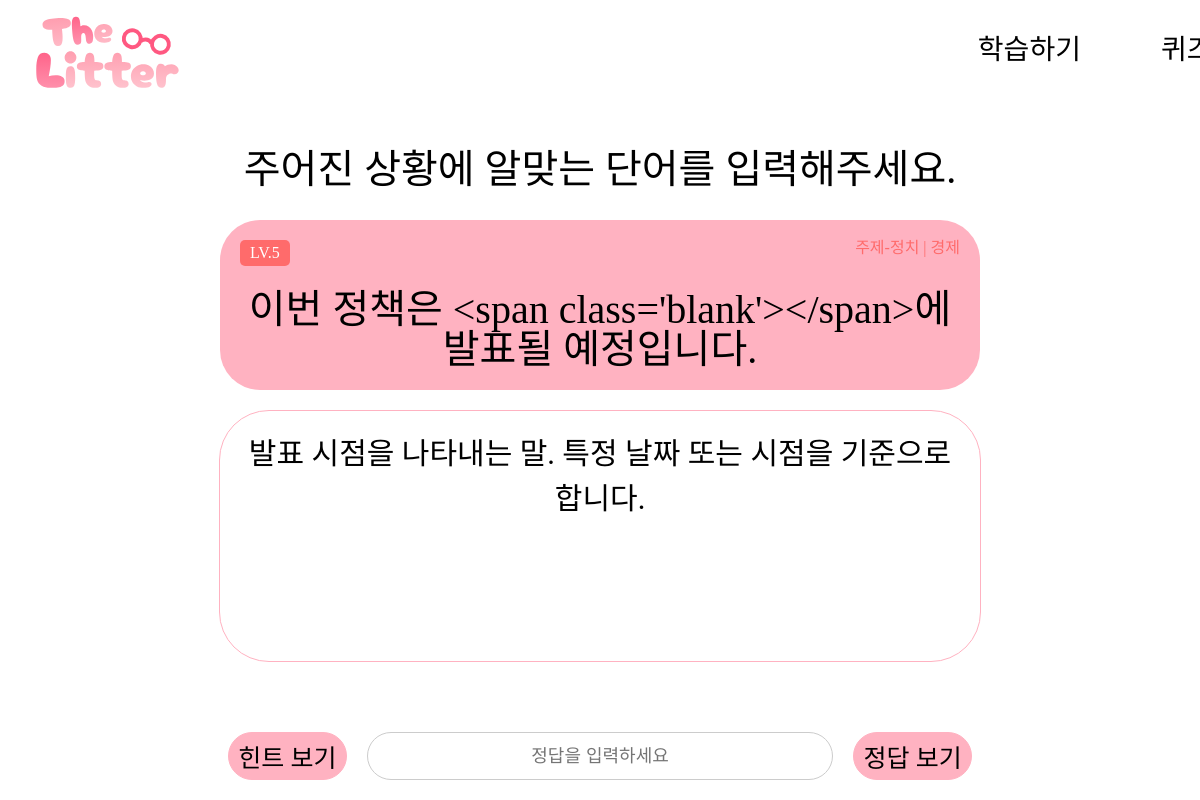
The app's page /quiz/1 with its own data.
### api/models.py (models this page shows)
class Quiz(Base):
    __tablename__ = 'quizzes'
    id = Column(Integer, primary_key=True, index=True)
    level = Column(Integer, index=True)
    subject = Column(String, index=True)
    sentence = Column(Text, index=True)
    explanation = Column(Text, index=True)
    answer = Column(String, index=True)
    hint = Column(String, index=True)
    answer_explanation = Column(Text, index=True)

### main.py (the view)
@app.get("/quiz/{quiz_id}", response_class=HTMLResponse)
async def quiz(request: Request, quiz_id: int, db: Session = Depends(get_db)):
    quiz_data = db.query(Quiz).filter(Quiz.id == quiz_id).first()
    if not quiz_data:
        return HTMLResponse(content="Quiz not found", status_code=404)
    user = None
    try:
        user = get_current_user_from_token(request, db)
    except HTTPException as e:
        if e.status_code == status.HTTP_401_UNAUTHORIZED:
            user = None
    print(quiz_data, quiz_data.id)
    return templates.TemplateResponse("quiz.html", {"request": request, "quiz": quiz_data, "user": user})

### templates/quiz.html (shortened to what this page needs)
<!DOCTYPE html>
<html lang="en">
<head>
    <link rel="stylesheet" href="{{ url_for('static', path='css/reset.css') }}" />
    <link rel="stylesheet" href="{{ url_for('static', path='css/quiz.css') }}" />
</head>
<body>
    {% include "header.html" %}
    <div class="container">
        <main>
            <div class="header_question">
                주어진 상황에 알맞는 단어를 입력해주세요.
            </div>
            <div class="quiz-section">
                <div class="level">LV.{{ quiz.level }}</div>
                <div class="quiz-question">{{ quiz.sentence }}</div>
                <div class="topic">주제-{{ quiz.subject }}</div>
            </div>
            <div class="text_box">{{ quiz.explanation | safe }}<br /></div>
            <div class="answer-container">
                <button class="hint-button" id="hintBtn">힌트 보기</button>
                <input type="text" class="answer-box" id="answerBox" placeholder="정답을 입력하세요" />
                <button class="answer-button" id="answerBtn">정답 보기</button>
            </div>
        </main>
    </div>
</body>
</html>

### static/css/quiz.css (style rules this page uses)
body, html { margin: 0; padding: 0; width: 100%; height: 100%; font-family: Arial, sans-serif; box-sizing: border-box; overflow: hidden; }
.container { width: 100%; height: 100%; display: flex; flex-direction: column; justify-content: flex-start; align-items: center; background-color: #fff; }
main { flex-grow: 1; padding: 20px; text-align: center; display: flex; flex-direction: column; justify-content: flex-start; align-items: center; width: 100%; margin-top: 100px; }
.header_question { font-size: 40px; margin-top: 30px; font-family: "Pretendard-SemiBold"; }
.quiz-section { display: flex; flex-direction: column; align-items: center; background-color: #ffb2c1; padding: 20px; border-radius: 40px; margin-top: 30px; margin-bottom: 20px; position: relative; width: 60%; height: 20%; }
.level { position: absolute; top: 20px; left: 20px; background-color: #ff6b6b; color: #fff; padding: 5px 10px; border-radius: 5px; font-family: "Pretendard-Medium"; }
.quiz-question { font-size: 40px; margin-top: 7%; font-family: "Pretendard-Medium"; }
.topic { position: absolute; top: 20px; right: 20px; color: #ff6b6b; font-family: "Pretendard-Medium"; }
.text_box { background-color: #fff; padding: 20px; border-radius: 50px; margin-bottom: 20px; font-size: 18px; line-height: 1.5; width: 60%; height: 35%; border: solid 1px #ffb2c1; font-size: 30px; font-family: "Pretendard-Medium"; }
.hint-button, .answer-button { width: 20%; height: 100%; border: 1px solid #ffb2c1; background-color: #ffb2c1; color: #000000; cursor: pointer; border-radius: 30px; font-size: 25px; font-family: "Pretendard-Medium"; }
.answer-container { display: flex; align-items: center; justify-content: center; gap: 10px; width: 62%; height: 8%; margin-top: 50px; }
.answer-box { width: 80%; height: 100%; margin-left: 10px; margin-right: 10px; padding: 10px; font-size: 18px; border: 1px solid #ccc; border-radius: 30px; box-sizing: border-box; text-align: center; }

### records on screen
Quiz: level "5", sentence "이번 정책은 <span class='blank'></span>에 발표될 예정입니다.", subject "정치 | 경제", explanation "발표 시점을 나타내는 말. 특정 날짜 또는 시점을 기준으로 합니다."
